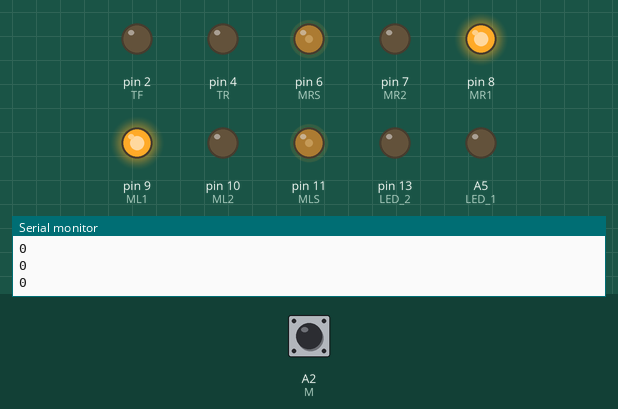
The sketch below on a simulated Arduino Uno, built with avr-gcc and run on an emulated ATmega328P. On the bench: output pins drawn as LEDs (lit = HIGH), the last lines printed to the serial monitor. The inputs (shaded band) are chosen by the test bench; at power-on: A2 (M) LOW.

Above: at 1.2 s.
1.3 s: A2 (M) pulsed HIGH 5 times (0.12 s each, 0.3 s apart)
At 2.9 s:
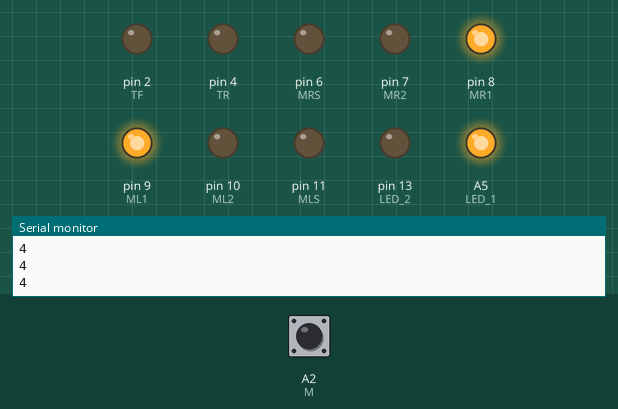
Timing chart, 0 to 4.4 s (numbered marks = the images above; inputs shaded):
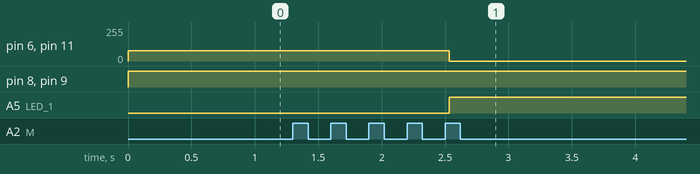

The sketch:

wifi.ino
```cpp
//macros
# define M A2 //midsensor
# define L A3 //left sensor
# define R A1 //right sensor
# define LL A4 //extreme left sensor
# define RR A0 // extreme right sensor
# define ER 5 //echo right ultrason
# define EF 3 //echo front ultrason
# define TR 4  //trigger right ultrason
# define TF 2  //trigger front ultrason
# define LED_1 A5
# define LED_2 13
# define LED_3 1
#define MR1 8  //right motor forward
#define MR2 7  //right motor backward
#define MRS 6  //right motor speed
#define ML1 9 //left motor forward
#define ML2 10 //right motor backward
#define MLS 11 //left motor speed
unsigned B=LOW;
unsigned etatprecedent=LOW;
unsigned i=0;

void rotate_motor_backward(int pin1,int pin2,int pin_PWM,int U)
{
  digitalWrite(pin1,LOW);
  digitalWrite(pin2,HIGH);
  analogWrite(pin_PWM,255*0.01*U);//pourcentage
}
void rotate_motor_forward(int pin1,int pin2,int pin_PWM,int U)
{
  digitalWrite(pin1,HIGH);
  digitalWrite(pin2,LOW);
  analogWrite(pin_PWM,255*0.01*U);//pourcentage
}

void setup() {
   // process the states as required
  pinMode (MR1 ,OUTPUT);
  pinMode (MR2 ,OUTPUT);
  pinMode (MRS,OUTPUT);
  pinMode (ML1 ,OUTPUT);
  pinMode (ML2,OUTPUT);
  pinMode (MLS,OUTPUT);
  pinMode (M ,INPUT);
  pinMode (L,INPUT);
  pinMode (R,INPUT);
  pinMode (LL,INPUT);
  pinMode (RR,INPUT);
  pinMode (ER,INPUT);
  pinMode (EF,INPUT);
  pinMode (TR,OUTPUT);
  pinMode (TF,OUTPUT);
  pinMode (LED_1,OUTPUT);
  pinMode (LED_2,OUTPUT);
  pinMode (LED_3,OUTPUT);
  Serial.begin(1200);
}

void loop() {
    Serial.println(i);

    while(i<5){
          Serial.println(i);

    rotate_motor_forward(MR1,MR2,MRS,30);
    rotate_motor_forward(ML1,ML2,MLS,30);
    etatprecedent=B;
    B= digitalRead(M);
    if ( B==HIGH && B != etatprecedent )
      {
        i++ ;
      }
    }
         Serial.println(i);

    if (i==5){
      digitalWrite(LED_1,HIGH);
      rotate_motor_forward(MR1,MR2,MRS,0);
    rotate_motor_forward(ML1,ML2,MLS,0);
    }

}
```

Measured:
- after the input at 1.3 s, pin 6 (MRS), pin 11 (MLS): 76/255 → 0/255 after 1.2 s; A5 (LED_1): LOW → HIGH after 1.2 s
